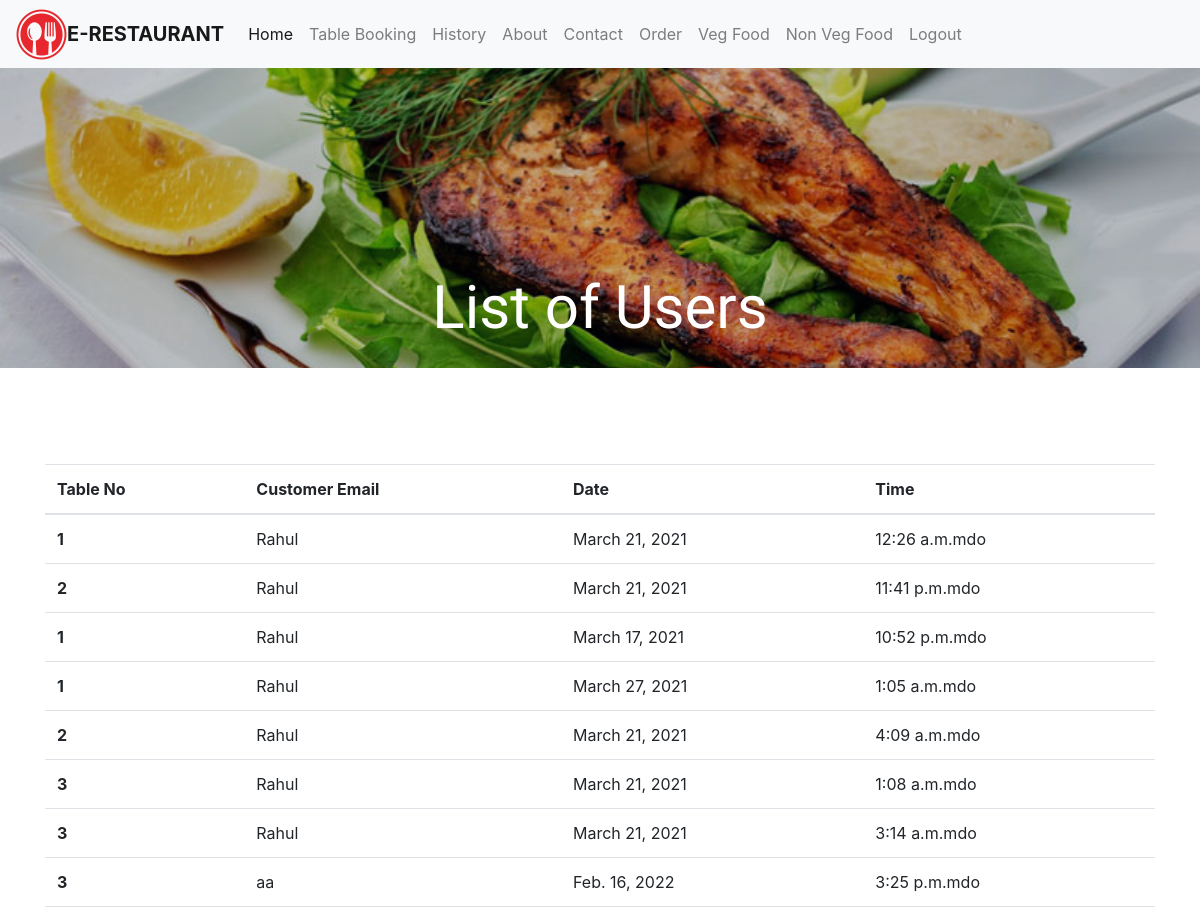
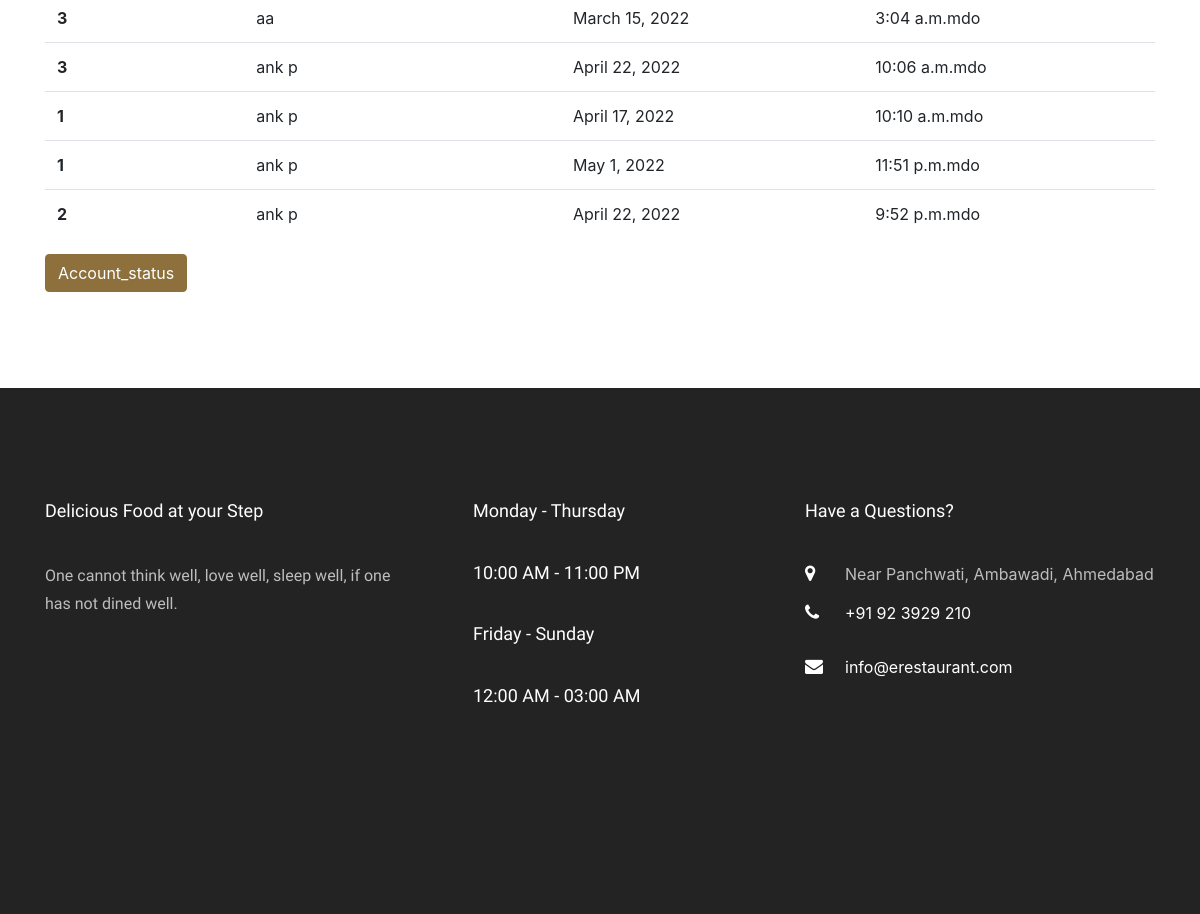
The page /allshow/ (signed in) on the database its author committed (2 pictures, top to bottom).
### meal/models.py (models this page shows, shortened)
class TableBooking(models.Model):
    usereamil = models.ForeignKey(Site_User,on_delete=models.CASCADE)
    table_no = models.ForeignKey(TableDetail,on_delete=models.CASCADE)
    date = models.DateField(
        blank=True, null=True)
    time1 = models.TimeField()
    booked=models.BooleanField(default=False)

class TableDetail(models.Model):
    Table_No = models.IntegerField()
    Table_Price = models.IntegerField()
    No_of_Seats = models.IntegerField()
    is_available=models.BooleanField(default=False)
    def __str__(self):
        return str(self.Table_No)

### app1/models.py (models this page shows)
class Site_User(models.Model):
    name = models.CharField(max_length=100,default="")
    email = models.EmailField(default="", max_length=254)
    dob = models.DateField(auto_now=False,null=True,blank=True)
    m_no = models.PositiveIntegerField(default=0)
    password = models.CharField(max_length=100,default="")
    def __str__(self):
        return self.name

### app1/views.py (the view)
# urls.py: path('allshow/',views.alltablebook,name='allshow'),
def alltablebook(request):
    if 'email' in  request.session:
        all=TableBooking.objects.all()
        return render(request,'allshow.html',{'all':all})
    else:
        return redirect('login_admin')

### app1/templates/allshow.html
{% extends 'base.html' %}
{% load static %}
{% block content %}
<div class="hero-wrap" style="background-image: url({% static 'images/menu-5.jpg' %});">
    <div class="overlay"></div>
    <div class="container">
        <div class="row no-gutters slider-text d-flex align-itemd-end justify-content-center">
            <div class="col-md-9 ftco-animate text-center d-flex align-items-end justify-content-center">
                <div class="text">
                    <h1 class="mb-4 bread">List of Users</h1>
                </div>
            </div>
        </div>
    </div>
</div>
<section class="ftco-section">
    <div class="container">
        <div class="row d-flex">
            <div class="col-md-12 d-flex align-self-stretch ftco-animate">
                <table class="table table-hover">
                    <thead>
                        <tr>
                            <th scope="col">Table No</th>
                            <th scope="col">Customer Email</th>
                            <th scope="col">Date</th>
                            <th scope="col">Time</th>
                        </tr>
                    </thead>
                    <tbody>
                        {% for i in all %}
                        <tr>
                            <th scope="row">{{i.table_no}}</th>
                            <td>{{i.usereamil}}</td>
                            <td>{{i.date}}</td>
                            <td>{{i.time1}}mdo</td>
                        </tr>
                        {%endfor%}
                    </tbody>
                </table>
            </div>
        </div>
        <a href="/account_status/" class="btn btn-primary">Account_status</a>
    </div>
</section>
{% endblock %}

### rows shown on the page
TableBooking: table_no "1", usereamil "Rahul", date "March 21, 2021", time1 "12:26 a.m."
TableBooking: table_no "2", usereamil "Rahul", date "March 21, 2021", time1 "11:41 p.m."
TableBooking: table_no "1", usereamil "Rahul", date "March 17, 2021", time1 "10:52 p.m."
TableBooking: table_no "1", usereamil "Rahul", date "March 27, 2021", time1 "1:05 a.m."
TableBooking: table_no "2", usereamil "Rahul", date "March 21, 2021", time1 "4:09 a.m."
TableBooking: table_no "3", usereamil "Rahul", date "March 21, 2021", time1 "1:08 a.m."
TableBooking: table_no "3", usereamil "Rahul", date "March 21, 2021", time1 "3:14 a.m."
TableBooking: table_no "3", usereamil "aa", date "Feb. 16, 2022", time1 "3:25 p.m."
TableBooking: table_no "3", usereamil "aa", date "March 15, 2022", time1 "3:04 a.m."
TableBooking: table_no "3", usereamil "ank p", date "April 22, 2022", time1 "10:06 a.m."
TableBooking: table_no "1", usereamil "ank p", date "April 17, 2022", time1 "10:10 a.m."
TableBooking: table_no "1", usereamil "ank p", date "May 1, 2022", time1 "11:51 p.m."
TableBooking: table_no "2", usereamil "ank p", date "April 22, 2022", time1 "9:52 p.m."
